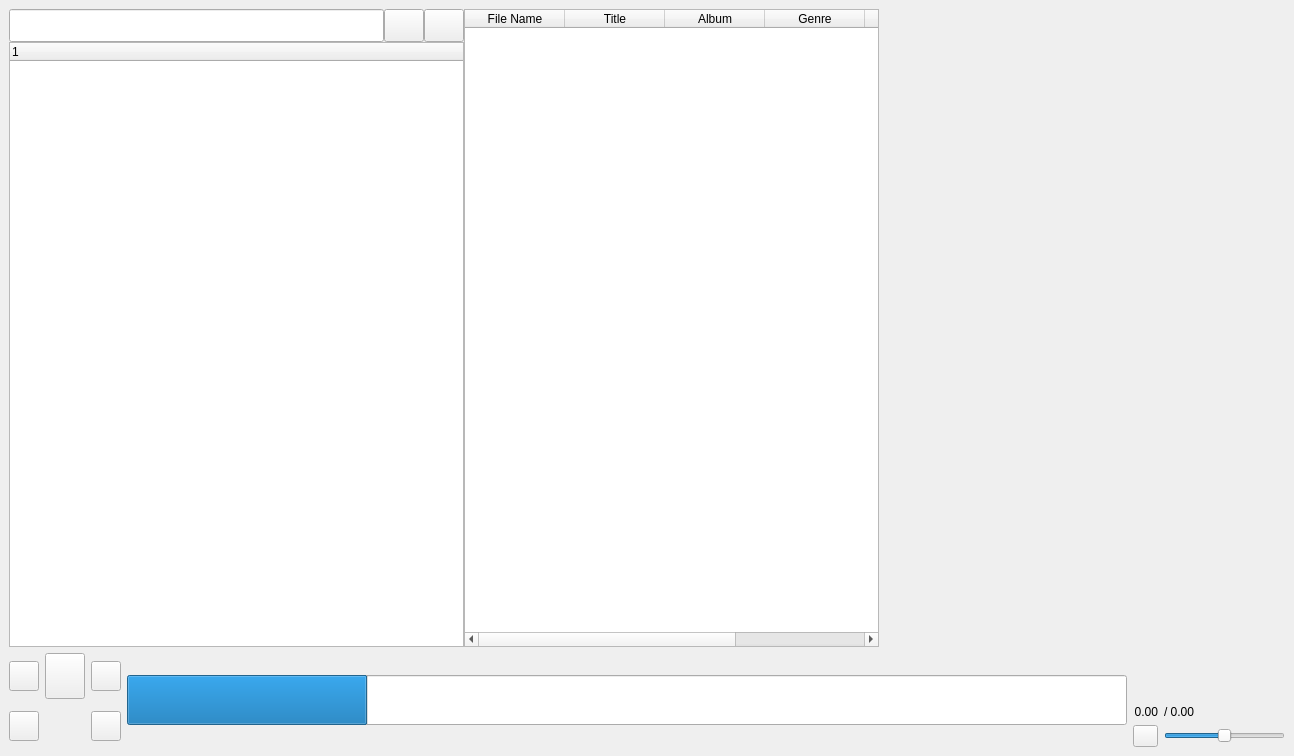
<?xml version="1.0" encoding="UTF-8"?>
<ui version="4.0">
 <class>MainWindow</class>
 <widget class="QMainWindow" name="MainWindow">
  <property name="geometry">
   <rect>
    <x>0</x>
    <y>0</y>
    <width>1294</width>
    <height>756</height>
   </rect>
  </property>
  <property name="windowTitle">
   <string>MainWindow</string>
  </property>
  <widget class="QWidget" name="centralwidget">
   <property name="enabled">
    <bool>true</bool>
   </property>
   <property name="sizePolicy">
    <sizepolicy hsizetype="MinimumExpanding" vsizetype="Expanding">
     <horstretch>0</horstretch>
     <verstretch>0</verstretch>
    </sizepolicy>
   </property>
   <layout class="QGridLayout" name="gridLayout_4">
    <item row="3" column="2">
     <widget class="HoverButton" name="shuffleButton">
      <property name="maximumSize">
       <size>
        <width>30</width>
        <height>30</height>
       </size>
      </property>
      <property name="text">
       <string/>
      </property>
     </widget>
    </item>
    <item row="3" column="0">
     <widget class="LoopButton" name="loopButton">
      <property name="maximumSize">
       <size>
        <width>30</width>
        <height>30</height>
       </size>
      </property>
      <property name="text">
       <string/>
      </property>
     </widget>
    </item>
    <item row="3" column="4">
     <layout class="QGridLayout" name="gridLayout_3">
      <item row="3" column="1">
       <widget class="QSlider" name="volumeSlider">
        <property name="minimumSize">
         <size>
          <width>100</width>
          <height>0</height>
         </size>
        </property>
        <property name="maximumSize">
         <size>
          <width>150</width>
          <height>1555555</height>
         </size>
        </property>
        <property name="maximum">
         <number>100</number>
        </property>
        <property name="value">
         <number>50</number>
        </property>
        <property name="orientation">
         <enum>Qt::Orientation::Horizontal</enum>
        </property>
       </widget>
      </item>
      <item row="3" column="0">
       <widget class="HoverButton" name="volumeIcon">
        <property name="maximumSize">
         <size>
          <width>25</width>
          <height>50</height>
         </size>
        </property>
        <property name="text">
         <string/>
        </property>
       </widget>
      </item>
      <item row="0" column="1">
       <widget class="QLabel" name="totalTime">
        <property name="maximumSize">
         <size>
          <width>75</width>
          <height>16777215</height>
         </size>
        </property>
        <property name="text">
         <string>/ 0.00</string>
        </property>
       </widget>
      </item>
      <item row="0" column="0">
       <widget class="QLabel" name="currentTime">
        <property name="maximumSize">
         <size>
          <width>75</width>
          <height>16777215</height>
         </size>
        </property>
        <property name="text">
         <string>0.00</string>
        </property>
        <property name="alignment">
         <set>Qt::AlignmentFlag::AlignRight|Qt::AlignmentFlag::AlignTrailing|Qt::AlignmentFlag::AlignVCenter</set>
        </property>
       </widget>
      </item>
     </layout>
    </item>
    <item row="2" column="0">
     <widget class="HoverButton" name="backButton">
      <property name="maximumSize">
       <size>
        <width>30</width>
        <height>30</height>
       </size>
      </property>
      <property name="text">
       <string/>
      </property>
     </widget>
    </item>
    <item row="0" column="0" colspan="5">
     <widget class="QSplitter" name="splitter">
      <property name="sizePolicy">
       <sizepolicy hsizetype="Preferred" vsizetype="Preferred">
        <horstretch>0</horstretch>
        <verstretch>0</verstretch>
       </sizepolicy>
      </property>
      <property name="minimumSize">
       <size>
        <width>1276</width>
        <height>620</height>
       </size>
      </property>
      <property name="maximumSize">
       <size>
        <width>16777215</width>
        <height>16777215</height>
       </size>
      </property>
      <property name="lineWidth">
       <number>-10</number>
      </property>
      <property name="orientation">
       <enum>Qt::Orientation::Horizontal</enum>
      </property>
      <property name="handleWidth">
       <number>0</number>
      </property>
      <property name="childrenCollapsible">
       <bool>false</bool>
      </property>
      <widget class="QWidget" name="layoutWidget">
       <layout class="QVBoxLayout" name="verticalLayout">
        <property name="spacing">
         <number>0</number>
        </property>
        <item>
         <widget class="QWidget" name="seachWidget" native="true">
          <property name="minimumSize">
           <size>
            <width>0</width>
            <height>33</height>
           </size>
          </property>
          <layout class="QHBoxLayout" name="horizontalLayout">
           <property name="spacing">
            <number>0</number>
           </property>
           <property name="leftMargin">
            <number>0</number>
           </property>
           <property name="topMargin">
            <number>0</number>
           </property>
           <property name="rightMargin">
            <number>0</number>
           </property>
           <property name="bottomMargin">
            <number>0</number>
           </property>
           <item>
            <widget class="SearchBox" name="searchBox">
             <property name="sizePolicy">
              <sizepolicy hsizetype="Expanding" vsizetype="Preferred">
               <horstretch>0</horstretch>
               <verstretch>0</verstretch>
              </sizepolicy>
             </property>
             <property name="minimumSize">
              <size>
               <width>200</width>
               <height>0</height>
              </size>
             </property>
             <property name="font">
              <font>
               <family>Noto Sans Mono CJK JP</family>
              </font>
             </property>
            </widget>
           </item>
           <item>
            <widget class="HoverButton" name="filterButton">
             <property name="minimumSize">
              <size>
               <width>0</width>
               <height>33</height>
              </size>
             </property>
             <property name="maximumSize">
              <size>
               <width>50</width>
               <height>16777215</height>
              </size>
             </property>
             <property name="text">
              <string/>
             </property>
            </widget>
           </item>
           <item>
            <widget class="HoverButton" name="refreshButton">
             <property name="minimumSize">
              <size>
               <width>0</width>
               <height>33</height>
              </size>
             </property>
             <property name="maximumSize">
              <size>
               <width>50</width>
               <height>16777215</height>
              </size>
             </property>
             <property name="toolTip">
              <string>Refresh directory</string>
             </property>
             <property name="text">
              <string/>
             </property>
            </widget>
           </item>
          </layout>
         </widget>
        </item>
        <item>
         <widget class="AudioTreeWidget" name="fileTree">
          <property name="minimumSize">
           <size>
            <width>200</width>
            <height>0</height>
           </size>
          </property>
          <property name="dragEnabled">
           <bool>true</bool>
          </property>
          <property name="dragDropMode">
           <enum>QAbstractItemView::DragDropMode::DragOnly</enum>
          </property>
          <column>
           <property name="text">
            <string notr="true">1</string>
           </property>
          </column>
         </widget>
        </item>
       </layout>
      </widget>
      <widget class="AudioQueueTableWidget" name="tableWidget">
       <property name="sizePolicy">
        <sizepolicy hsizetype="Expanding" vsizetype="Preferred">
         <horstretch>0</horstretch>
         <verstretch>0</verstretch>
        </sizepolicy>
       </property>
       <property name="minimumSize">
        <size>
         <width>90</width>
         <height>0</height>
        </size>
       </property>
       <property name="maximumSize">
        <size>
         <width>16777215</width>
         <height>16777215</height>
        </size>
       </property>
       <property name="acceptDrops">
        <bool>true</bool>
       </property>
       <property name="lineWidth">
        <number>5</number>
       </property>
       <property name="dragEnabled">
        <bool>false</bool>
       </property>
       <property name="dragDropOverwriteMode">
        <bool>false</bool>
       </property>
       <property name="dragDropMode">
        <enum>QAbstractItemView::DragDropMode::DropOnly</enum>
       </property>
       <property name="defaultDropAction">
        <enum>Qt::DropAction::CopyAction</enum>
       </property>
       <property name="alternatingRowColors">
        <bool>true</bool>
       </property>
       <attribute name="horizontalHeaderStretchLastSection">
        <bool>true</bool>
       </attribute>
       <attribute name="verticalHeaderStretchLastSection">
        <bool>true</bool>
       </attribute>
       <column>
        <property name="text">
         <string>File Name</string>
        </property>
       </column>
       <column>
        <property name="text">
         <string>Title</string>
        </property>
       </column>
       <column>
        <property name="text">
         <string>Album</string>
        </property>
       </column>
       <column>
        <property name="text">
         <string>Genre</string>
        </property>
       </column>
       <column>
        <property name="text">
         <string>Year</string>
        </property>
       </column>
       <column>
        <property name="text">
         <string>Track Length</string>
        </property>
       </column>
      </widget>
      <widget class="QWidget" name="layoutWidget">
       <layout class="QVBoxLayout" name="verticalLayout_2">
        <property name="spacing">
         <number>0</number>
        </property>
        <item>
         <widget class="QWidget" name="albumWidget" native="true">
          <layout class="QGridLayout" name="gridLayout_2">
           <item row="0" column="0">
            <widget class="QLabel" name="label">
             <property name="minimumSize">
              <size>
               <width>200</width>
               <height>200</height>
              </size>
             </property>
             <property name="maximumSize">
              <size>
               <width>250</width>
               <height>240</height>
              </size>
             </property>
             <property name="text">
              <string/>
             </property>
             <property name="pixmap">
              <pixmap>C:/Users/Daniel/Downloads/Harold-632x1024.webp</pixmap>
             </property>
             <property name="scaledContents">
              <bool>false</bool>
             </property>
             <property name="alignment">
              <set>Qt::AlignmentFlag::AlignCenter</set>
             </property>
            </widget>
           </item>
          </layout>
         </widget>
        </item>
        <item>
         <widget class="QWidget" name="metadataWidget" native="true">
          <property name="minimumSize">
           <size>
            <width>250</width>
            <height>0</height>
           </size>
          </property>
          <layout class="QGridLayout" name="gridLayout">
           <item row="0" column="0">
            <widget class="QLabel" name="metadataLabel">
             <property name="sizePolicy">
              <sizepolicy hsizetype="Preferred" vsizetype="Preferred">
               <horstretch>0</horstretch>
               <verstretch>0</verstretch>
              </sizepolicy>
             </property>
             <property name="text">
              <string/>
             </property>
             <property name="wordWrap">
              <bool>true</bool>
             </property>
             <property name="alignment">
              <set>Qt::AlignmentFlag::AlignLeading|Qt::AlignmentFlag::AlignLeft|Qt::AlignmentFlag::AlignTop</set>
             </property>
             <property name="margin">
              <number>10</number>
             </property>
            </widget>
           </item>
          </layout>
         </widget>
        </item>
       </layout>
      </widget>
     </widget>
    </item>
    <item row="2" column="1">
     <widget class="PlayButton" name="pausePlay">
      <property name="minimumSize">
       <size>
        <width>0</width>
        <height>46</height>
       </size>
      </property>
      <property name="maximumSize">
       <size>
        <width>50</width>
        <height>45</height>
       </size>
      </property>
      <property name="text">
       <string/>
      </property>
     </widget>
    </item>
    <item row="2" column="2">
     <widget class="HoverButton" name="nextButton">
      <property name="minimumSize">
       <size>
        <width>30</width>
        <height>0</height>
       </size>
      </property>
      <property name="maximumSize">
       <size>
        <width>30</width>
        <height>30</height>
       </size>
      </property>
      <property name="text">
       <string/>
      </property>
     </widget>
    </item>
    <item row="2" column="3" rowspan="2">
     <widget class="WaveformProgressBar" name="progressBar">
      <property name="sizePolicy">
       <sizepolicy hsizetype="Preferred" vsizetype="Preferred">
        <horstretch>0</horstretch>
        <verstretch>0</verstretch>
       </sizepolicy>
      </property>
      <property name="minimumSize">
       <size>
        <width>1000</width>
        <height>0</height>
       </size>
      </property>
      <property name="maximumSize">
       <size>
        <width>16777215</width>
        <height>50</height>
       </size>
      </property>
      <property name="value">
       <number>24</number>
      </property>
      <property name="format">
       <string/>
      </property>
     </widget>
    </item>
   </layout>
  </widget>
  <action name="actionSettings">
   <property name="text">
    <string>Settings</string>
   </property>
  </action>
  <action name="actionExit">
   <property name="text">
    <string>Exit</string>
   </property>
  </action>
  <action name="actionPreference">
   <property name="text">
    <string>Preference</string>
   </property>
  </action>
 </widget>
 <customwidgets>
  <customwidget>
   <class>AudioTreeWidget</class>
   <extends>QTreeWidget</extends>
   <header>dirTree/audiotreewidget.h</header>
  </customwidget>
  <customwidget>
   <class>AudioQueueTableWidget</class>
   <extends>QTableWidget</extends>
   <header>tableQueue/audioqueuetablewidget.h</header>
  </customwidget>
  <customwidget>
   <class>WaveformProgressBar</class>
   <extends>QProgressBar</extends>
   <header>player/waveformprogressbar.h</header>
  </customwidget>
  <customwidget>
   <class>HoverButton</class>
   <extends>QPushButton</extends>
   <header>player/hoverbutton.h</header>
  </customwidget>
  <customwidget>
   <class>PlayButton</class>
   <extends>QPushButton</extends>
   <header>player/playbutton.h</header>
  </customwidget>
  <customwidget>
   <class>LoopButton</class>
   <extends>QPushButton</extends>
   <header>player/loopbutton.h</header>
  </customwidget>
  <customwidget>
   <class>SearchBox</class>
   <extends>QLineEdit</extends>
   <header>dirTree/searchbox.h</header>
  </customwidget>
 </customwidgets>
 <resources/>
 <connections/>
</ui>
